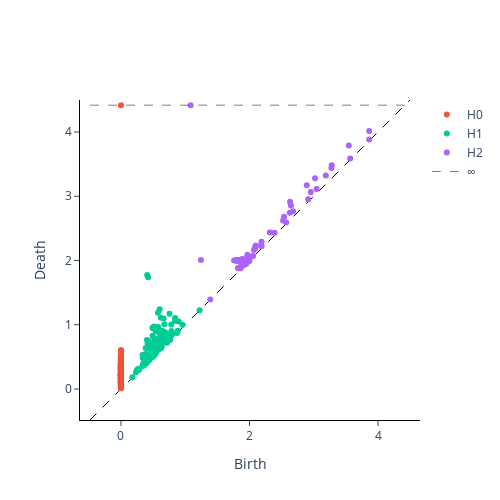

Write notebook code for a chart like this one.
### Markdown cell above
Now we can use Giotto-TDA to compute the persistent features in the first three dimensions. We use a `WeakAlphaPersistence` filtration to speed up the computation. This filtration computes a Vietoris-Rips complex using only the edges in a Delaunay triangulation, which is efficient to create for low-dimensional datasets.

Giotto-TDA is designed with machine learning in mind. It expects the input the be a training-set of point-clouds. We, however, only use a single point cloud at the moment. So, we have to pass a list as input `[torus]` and then look at the first diagram in the output `diagrams[0]`. Note how we specify which dimensions should be computed and that we set `reduced_homology = False`. This latter argument makes Giotto-TDA return the infinitly persistent 0-dimensional simplex. Otherwise, it would have been silently removed.

In the resulting output, we clearly see the persistent features of a torus: one 0-dimensionional component, two 1-dimensional loops, one 2-dimensional void.

### Code cell
from gtda.plotting import plot_diagram
from gtda.homology import WeakAlphaPersistence

WA = WeakAlphaPersistence(homology_dimensions=[0, 1, 2],
                          reduced_homology=False,
                          n_jobs=-1)
diagrams = WA.fit_transform([torus])

plot_diagram(diagrams[0])

### Figure 1 — Plotly figure (JSON) as saved in the notebook; plotly's stock layout.template omitted (floating-point values rounded to 4 significant figures; data arrays with more than 128 entries replaced by an {"elided": "..."} marker saying what was removed)
{"data": [{"hoverinfo": "none", "line": {"color": "black", "dash": "dash", "width": 1}, "mode": "lines", "showlegend": false, "type": "scatter", "x": [-0.4819, 4.498], "y": [-0.4819, 4.498]}, {"hoverinfo": "text", "hovertext": {"elided": "512 str values"}, "mode": "markers", "name": "H0", "type": "scatter", "x": {"elided": "512 int values"}, "y": {"elided": "512 float values"}}, {"hoverinfo": "text", "hovertext": {"elided": "146 str values"}, "mode": "markers", "name": "H1", "type": "scatter", "x": {"elided": "146 float values"}, "y": {"elided": "146 float values"}}, {"hoverinfo": "text", "hovertext": {"elided": "129 str values"}, "mode": "markers", "name": "H2", "type": "scatter", "x": {"elided": "129 float values"}, "y": {"elided": "129 float values"}}, {"hoverinfo": "none", "line": {"color": "black", "dash": "dash", "width": 0.5}, "mode": "lines", "name": "∞", "showlegend": true, "type": "scatter", "x": [-0.4819, 4.498], "y": [4.417, 4.417]}], "layout": {"height": 500, "plot_bgcolor": "white", "width": 500, "xaxis": {"autorange": false, "exponentformat": "e", "linecolor": "black", "linewidth": 1, "mirror": false, "range": [-0.4819, 4.498], "showexponent": "all", "showline": true, "side": "bottom", "ticks": "outside", "title": {"text": "Birth"}, "type": "linear", "zeroline": true}, "yaxis": {"autorange": false, "exponentformat": "e", "linecolor": "black", "linewidth": 1, "mirror": false, "range": [-0.4819, 4.498], "scaleanchor": "x", "scaleratio": 1, "showexponent": "all", "showline": true, "side": "left", "ticks": "outside", "title": {"text": "Death"}, "type": "linear", "zeroline": true}}}
